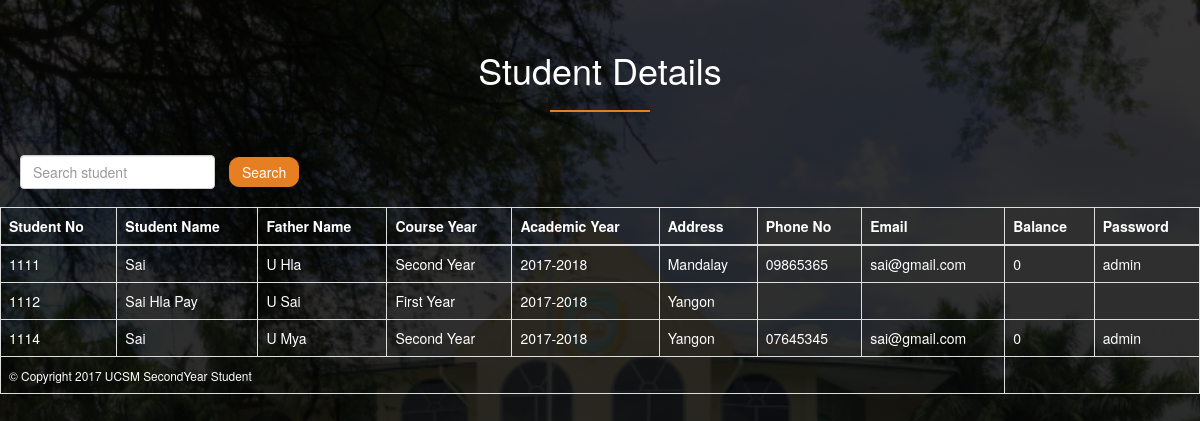
/admin/searchstud.php, run on the app's committed database.
### tables this page shows
CREATE TABLE `student` (
  `studno` varchar(45) NOT NULL,
  `name` varchar(45) NOT NULL,
  `fathername` varchar(45) DEFAULT NULL,
  `courseyr` varchar(45) DEFAULT NULL,
  `academicyr` varchar(45) DEFAULT NULL,
  `address` varchar(45) DEFAULT NULL,
  `phno` varchar(45) DEFAULT NULL,
  `email` varchar(45) DEFAULT NULL,
  `balance` varchar(45) DEFAULT NULL,
  `stay` varchar(10) NOT NULL,
  `password` varchar(30) NOT NULL,
  `proposted` varchar(10) DEFAULT NULL,
  `allocate` varchar(10) NOT NULL
);

### admin/searchstud.php (the view, shortened to what this page needs)
<!DOCTYPE html>
<html>
<head>
	 <link rel="stylesheet" type="text/css" href="../stylecss/searchstud.css">
	<link rel="stylesheet" type="text/css" href="../bootstrap-3.3.7-dist/css/bootstrap-theme.min.css">
    <link rel="stylesheet" type="text/css" href="../bootstrap-3.3.7-dist/css/bootstrap.min.css">
    <link rel="stylesheet" type="text/css" href="../font-awesome-4.7.0/css/font-awesome.min.css">
</head>
<body>
    <h1 class="text-center"> Student Details </h1>
    <form action="searchstudaction.php" method="GET">
      <ul>
        <li><input type="text" name="query" class="form-control tf" placeholder="Search student"></li>
        <li> <input type="submit" name="idsearch" id="submitbt" value="Search"></li>
      </ul>
    </form>
     <div class="table-responsive">
         <table border="1" class="table table-bordered table-hover ">
          <thead>
             <tr>
                 <th>Student No</th>
                 <th>Student Name</th>
                 <th>Father Name</th>
                 <th>Course Year</th>
                 <th>Academic Year</th>
                 <th>Address</th>
                 <th>Phone No</th>
                 <th>Email</th>
                 <th>Balance</th>
                 <th>Password</th>
               </tr>
          </thead>
           <tbody>
            <?php
              include("confs/config.php");
              $results = mysqli_query($conn, "SELECT studno, name, fathername , courseyr, academicyr, address , phno , email,balance ,password from student ");
              while ($row = mysqli_fetch_array($results)) {?>
                <tr class="tablerow">
                 <td><?php echo $row['studno']?></td>
                 <td><?php echo $row['name']?></td>
                 <td><?php echo $row['fathername']?></td>
                 <td><?php echo $row['courseyr']?></td>
                 <td><?php echo $row['academicyr']?></td>
                 <td><?php echo $row['address']?></td>
                 <td><?php echo $row['phno']?></td>
                  <td><?php echo $row['email']?></td>
                  <td><?php echo $row['balance']?></td>
                  <td><?php echo $row['password']?></td>
               </tr>
               <?php
              }
              ?>
           </tbody>
           <tfoot>
               <td colspan="8"><small>&copy; Copyright 2017 UCSM SecondYear Student</small></td>
           </tfoot>
         </table>
         </div>
</body>
</html>

### stylecss/searchstud.css (style rules this page uses)
* { margin: 0; padding: 0; }
body { font-family: tarhoma; background-image: linear-gradient(rgba(0,0,0,0.8),rgba(0,0,0,0.85)), url(../images/schoolbg.png); background-position: center; background-repeat: no-repeat; background-attachment: fixed; background-size: cover; }
h1 { color: #FFFFFF; }
.text-center { margin-top: 50px; color: #FFFFFF; }
h1:after { width: 100px; height: 2px; background-color: #e67e22; display: block; content: " "; margin: 0 auto; margin-top: 20px; margin-bottom: 40px; }
.table { color: #FFFFFF; }
.tf { width: 22px; }
ul { overflow: hidden; justify-content: right; margin-top: 10px; margin-bottom: 20px; margin-left: 10px; }
li { display: inline-block; margin-left: 10px; }
#submitbt { color: #FFFFFF; text-decoration: none; padding: 4px 12px; border-radius: 10px; border:1px solid #e67e22; background-color: #e67e22; margin-top: 5px; margin-bottom: 10px; }

### data on the page
student: studno "1111", name "Sai", fathername "U Hla", courseyr "Second Year", academicyr "2017-2018", address "Mandalay", phno "09865365", email "sai@gmail.com", balance "0", password "admin"
student: studno "1112", name "Sai Hla Pay", fathername "U Sai", courseyr "First Year", academicyr "2017-2018", address "Yangon"
student: studno "1114", name "Sai", fathername "U Mya", courseyr "Second Year", academicyr "2017-2018", address "Yangon", phno "07645345", email "sai@gmail.com", balance "0", password "admin"
